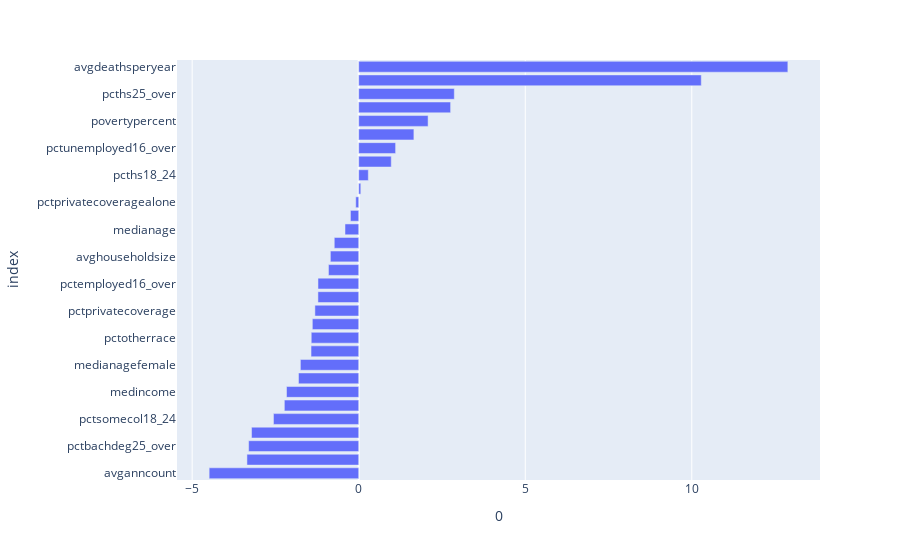

Notebook source saved alongside this figure:
### Markdown cell above
We can see that the residuals are normaly distributed and centered on zero (white noise), but are correlated to y_test, that means that there may be more information to exctract from these features, using some more complex type of regression

### Code cell
import plotly.express as px

feature_importances = pd.DataFrame(custom_linreg.coefs_.T, columns = numerical_vars)

feature_importances = feature_importances.T.sort_values(by = 0).T
fig = px.bar(feature_importances.T, x = 0)
fig.show()

### Figure 1 — Plotly figure (JSON) as saved in the notebook; plotly's stock layout.template omitted (floating-point values rounded to 4 significant figures)
{"data": [{"alignmentgroup": "True", "hovertemplate": "0=%{x}<br>index=%{y}<extra></extra>", "legendgroup": "", "marker": {"color": "#636efa"}, "name": "", "offsetgroup": "", "orientation": "h", "showlegend": false, "textposition": "auto", "type": "bar", "x": [-4.49, -3.356, -3.305, -3.217, -2.559, -2.232, -2.168, -1.808, -1.751, -1.431, -1.425, -1.392, -1.315, -1.224, -1.222, -0.9076, -0.8506, -0.7337, -0.4114, -0.2478, -0.08875, 0.06253, 0.2884, 0.9772, 1.108, 1.657, 2.083, 2.759, 2.87, 10.28, 12.88], "xaxis": "x", "y": ["avganncount", "pctmarriedhouseholds", "pctbachdeg25_over", "popest2015", "pctsomecol18_24", "pctnohs18_24", "medincome", "studypercap", "medianagefemale", "pctbachdeg18_24", "pctotherrace", "medianagemale", "pctprivatecoverage", "pctasian", "pctemployed16_over", "pctwhite", "avghouseholdsize", "birthrate", "medianage", "pctpubliccoverage", "pctprivatecoveragealone", "pctblack", "pcths18_24", "pctpubliccoveragealone", "pctunemployed16_over", "pctempprivcoverage", "povertypercent", "percentmarried", "pcths25_over", "incidencerate", "avgdeathsperyear"], "yaxis": "y"}], "layout": {"barmode": "relative", "legend": {"tracegroupgap": 0}, "margin": {"t": 60}, "xaxis": {"anchor": "y", "domain": [0, 1], "title": {"text": "0"}}, "yaxis": {"anchor": "x", "domain": [0, 1], "title": {"text": "index"}}}}
